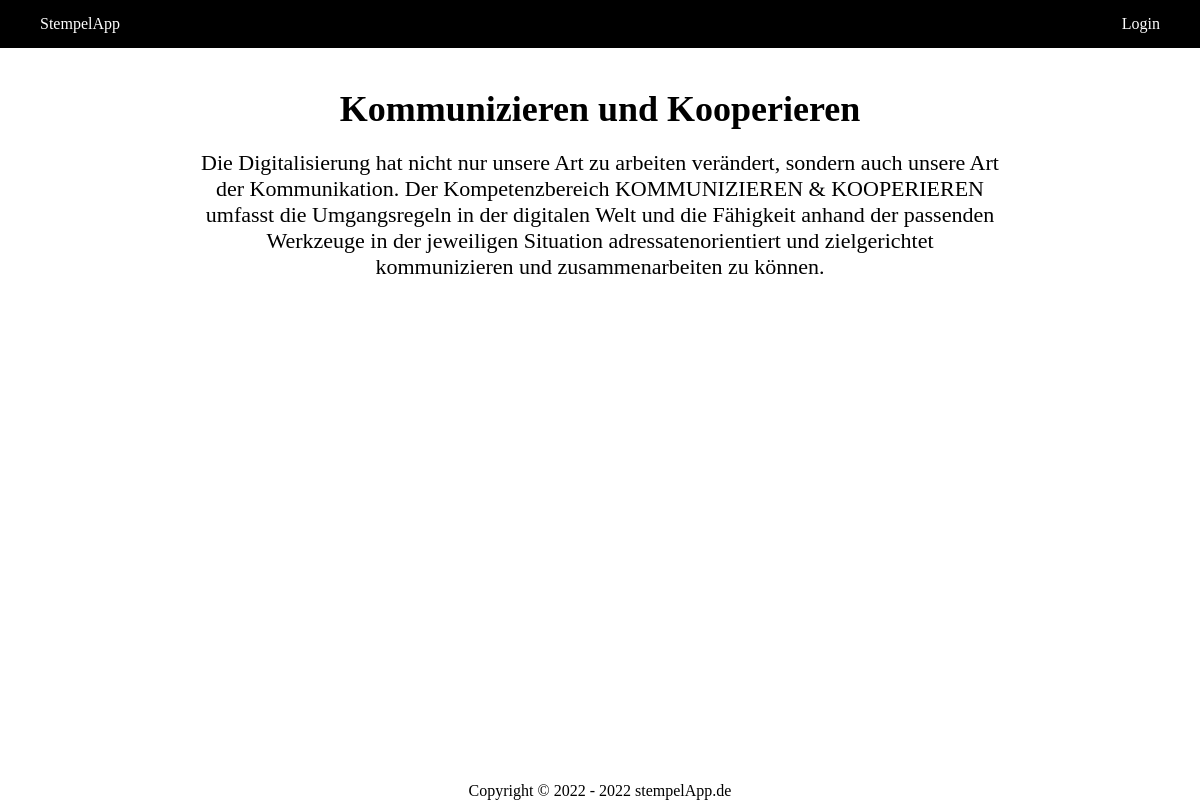
Screenshot of /website/competence.php?id=2 with the database file from the repository.
### tables this page shows
CREATE TABLE Kompetenz (Id INTEGER PRIMARY KEY NOT NULL, Name STRING NOT NULL, Text STRING NOT NULL);

### website/stempelAppManager.php (called while the page is built, shortened)
<?php
$db = new PDO('sqlite:' . dirname(__FILE__) . '/StempelApp.db');
function getCompetenceById($id)
{
    global $db;
    $query =
        'SELECT *
        FROM Kompetenz
        WHERE Id = :id';
    $stmt = $db->prepare($query);
    $stmt->bindParam(":id", $id);
    $stmt->execute();
    return $stmt->fetch();
}

### website/competence.php (the view, shortened to what this page needs)
<?php
require_once "stempelAppManager.php";
$competence = getCompetenceById($_GET["id"]);
?>
<!DOCTYPE html>
<html lang="en" dir="ltr">
<head>
    <link rel="stylesheet" href="css/header.css">
    <link rel="stylesheet" href="css/footer.css">
    <link rel="stylesheet" href="css/config.css">
    <link rel="stylesheet" href="css/competence.css">
</head>
<body>
<?php include 'header.inc.php'; ?>
<div class="text">
    <h1><?= $competence['Name'] ?></h1>
    <p><?= $competence['Text'] ?></p>
</div>
<?php include 'footer.inc.php'; ?>
</body>
</html>

### website/css/config.css (style rules this page uses)
* { margin: 0; padding: 0; border: 0; }
html,body { height: 100%; }

### website/css/competence.css (style rules this page uses)
.text { width: 800px; text-align: center; margin-left: auto; margin-right: auto; }
.text h1 { font-size: 36px; margin-top: 40px; margin-bottom: 20px; }
.text p { font-size: 22px; }

### rows the page displays
kompetenz: Name "Kommunizieren und Kooperieren", Text "Die Digitalisierung hat nicht nur unsere Art zu arbeiten verändert, sondern auch unsere Art der Kommunikation. Der Kompetenzbereich KOMMUNIZIEREN & KOOPERIEREN umfasst die Umgangsregeln in der digitalen Welt und die Fähigkeit anhand der passenden Werkzeuge in der jeweiligen Situation adressatenorientiert und zielgerichtet kommunizieren und zusammenarbeiten zu können."
